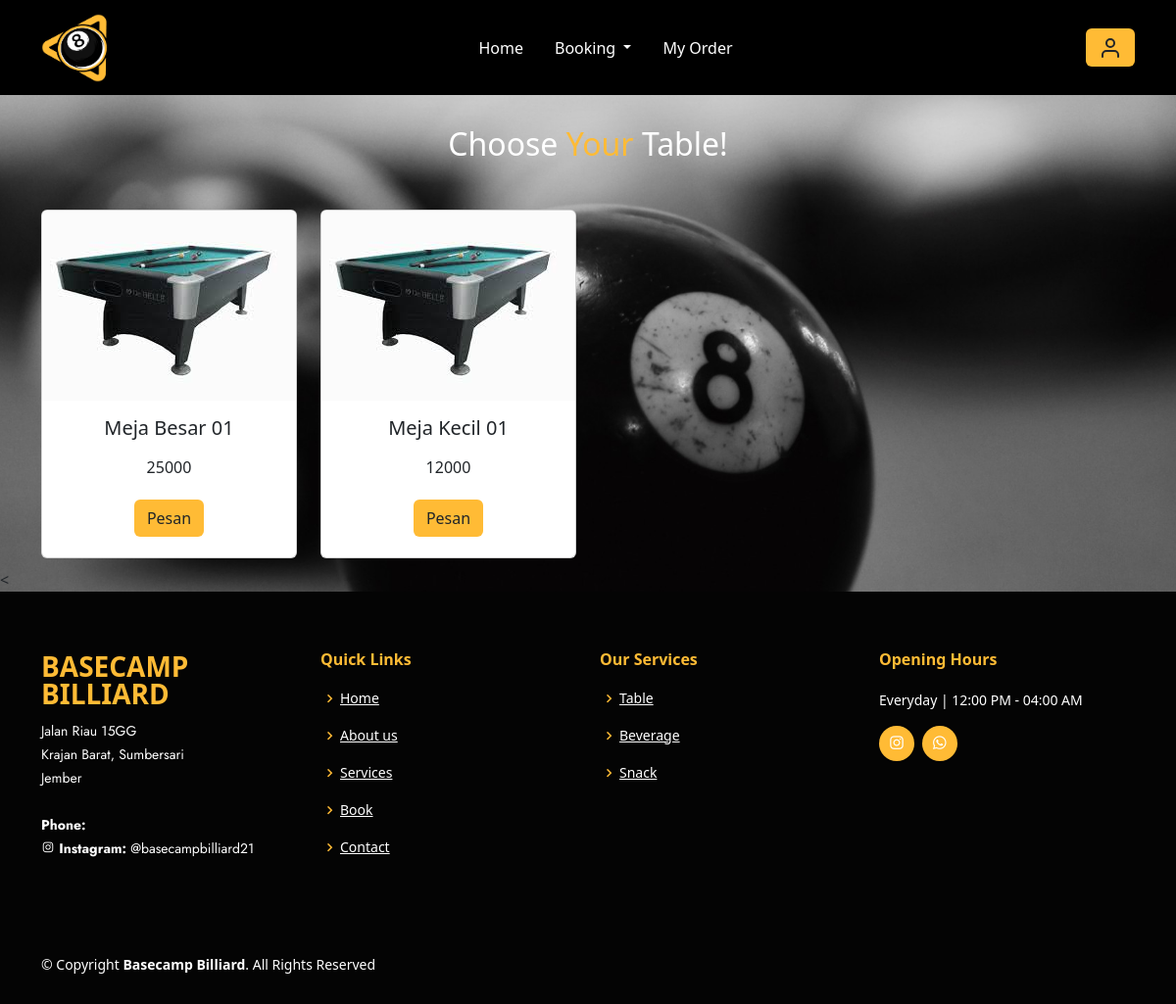
/user/lapangan.php (signed in), run on the app's committed database.
### tables this page shows
CREATE TABLE `lapangan` (
  `idlap` int(11) NOT NULL,
  `nm` varchar(35) NOT NULL,
  `ket` text NOT NULL,
  `harga` int(11) NOT NULL,
  `foto` text NOT NULL
);

### functions.php (called while the page is built, shortened)
<?php
$conn = mysqli_connect("localhost", "root", "", "db_futsal");
function query($query)
{
  global $conn;
  $result = mysqli_query($conn, $query);
  $rows = [];
  while ($row = mysqli_fetch_assoc($result)) {
    $rows[] = $row;
  }
  return $rows;
}
 ?>

### user/lapangan.php (the view, shortened to what this page needs)
<?php
require "../functions.php";
$lapangan = query("SELECT * FROM lapangan");
?>
<!doctype html>
<html lang="en">
<head>
  <link rel="stylesheet" href="../style.css">
  <link href="https://cdn.jsdelivr.net/npm/bootstrap@5.3.0-alpha3/dist/css/bootstrap.min.css" rel="stylesheet">
  <link rel="stylesheet" href="https://cdnjs.cloudflare.com/ajax/libs/font-awesome/6.0.0-beta3/css/all.min.css">
  <link href="../assets/vendor/boxicons/css/boxicons.min.css" rel="stylesheet">
</head>
<body style="background-color: #FFBB35">
  <div class="container ">
    <nav class="navbar fixed-top navbar-expand-lg" style="background-color: black;">
      <div class="container">
        <a class="navbar-brand" href="#">
          <img src="../assets/img/logo.png" alt="Logo" width="70" height="70" class="d-inline-block align-text-top">
        </a>
        <div class="collapse navbar-collapse" id="navbarSupportedContent">
          <ul class="navbar-nav mx-auto mb-2 mb-lg-0">
            <li class="nav-item">
              <a class="nav-link active text-white" aria-current="page" href="../indexuser.php">Home</a>
            </li>
            <li class="nav-item dropdown">
              <a class="nav-link dropdown-toggle text-white" href="#" role="button" data-bs-toggle="dropdown" aria-expanded="false">
                Booking
              </a>
            </li>
            <li class="nav-item">
              <a class="nav-link active text-white" aria-current="page" href="bayar.php">My Order</a>
            </li>
          </ul>
          <?php
          if (isset($_SESSION['id_user'])) {
            echo '<a href="user/profil.php" data-bs-toggle="modal" data-bs-target="#profilModal" class="btn btn-inti"><i data-feather="user"></i></a>';
          } else {
            echo '<a href="login.php" class="btn btn-inti" type="submit">Login</a>';
          }
          ?>
        </div>
      </div>
    </nav>
  </div>
  <section class="lapangan" id="lapangan">
    <div class="container">
      <main class="contain" data-aos="fade-right" data-aos-duration="1000">
        <h2 class="text-head"> Choose <span>Your</span> Table! </h2>
        <div class="row row-cols-1 row-cols-md-4">
          <?php foreach ($lapangan as $row) : ?>
            <div class="col" style="padding-bottom: 10px;">
              <div class="card">
                <img src="../img/<?= $row["foto"]; ?>" alt="gambar lapangan" class="card-img-top">
                <div class="card-body text-center">
                  <h5 class="card-title"><?= $row["nm"]; ?></h5>
                  <p class="card-price"><?= $row["harga"]; ?></p>
                  <button type="button" class="btn btn-inti" data-bs-toggle="modal" data-bs-target="#pesanModal<?= $row["idlap"]; ?>" onclick="handlePesanButtonClick(<?= $row["idlap"]; ?>)">Pesan</button>
                </div>
              </div>
            </div>
          <?php endforeach; ?>
        </div>
      </main>
    </div>
  </section>
  <
    <footer id="footer">
      <div class="footer-top">
        <div class="container">
          <div class="row">
            <div class="col-lg-3 col-md-6 footer-contact">
              <h3>BASECAMP BILLIARD</h3>
              <p>
                Jalan Riau 15GG <br>
                Krajan Barat, Sumbersari<br>
                Jember <br><br>
                <strong>Phone:</strong><br>
                <i class="bx bxl-instagram"></i>
                <strong>Instagram:</strong> @basecampbilliard21<br>
              </p>
            </div>
            <div class="col-lg-3 col-md-6 footer-links">
              <h4>Quick Links</h4>
              <ul>
                <li><i class="bx bx-chevron-right"></i> <a href="#hero">Home</a></li>
                <li><i class="bx bx-chevron-right"></i> <a href="#about">About us</a></li>
                <li><i class="bx bx-chevron-right"></i> <a href="#services">Services</a></li>
                <li><i class="bx bx-chevron-right"></i> <a href="#table">Book</a></li>
                <li><i class="bx bx-chevron-right"></i> <a href="#contact">Contact</a></li>
              </ul>
            </div>
            <div class="col-lg-3 col-md-6 footer-links">
              <h4>Our Services</h4>
              <ul>
                <li><i class="bx bx-chevron-right"></i> <a href="#table">Table</a></li>
                <li><i class="bx bx-chevron-right"></i> <a href="#fnb">Beverage</a></li>
                <li><i class="bx bx-chevron-right"></i> <a href="#fnb">Snack</a></li>
              </ul>
            </div>
            <div class="col-lg-3 col-md-6 footer-links">
              <h4>Opening Hours</h4>
              <p>Everyday | 12:00 PM - 04:00 AM </p>
              <div class="social-links mt-3">
                <a href="#" class="instagram"><i class="bx bxl-instagram"></i></a>
                <a href="#https://wa.me/6285704478791" class="google-plus"><i class="bx bxl-whatsapp"></i></a>
              </div>
            </div>
          </div>
        </div>
      </div>
      <div class="container footer-bottom clearfix">
        <div class="copyright">
          &copy; Copyright <strong><span>Basecamp Billiard</span></strong>. All Rights Reserved
        </div>
      </div>
    </footer>
</body>
</html>

### style.css (style rules this page uses)
body { justify-content: center; align-items: center; background: url('css/coba.jpg') no-repeat; background-size: cover; background-position: center; }
:root { --primary: #9cd203; --hover: #79a300; --bg: #eeeeee; }
.text-head { margin-top: 8rem; color: #fff; }
.btn-inti { background-color: #FFBB35 !important; }
.nav-item { margin: 3px !important; padding: 5px; }
.about h2, .pembayaran h2, .contact h2, .lapangan h2 { text-align: center; font-size: 2rem; margin-bottom: 3rem; }
.about h2 span, .pembayaran h2 span, .contact h2 span, .lapangan h2 span { color: #FFBB35; }
#footer { font-size: 14px; background: #040404; }
#footer .footer-top { padding: 60px 0 30px 0; background: #040404; }
#footer .footer-top .footer-contact { margin-bottom: 30px; }
#footer .footer-top .footer-contact h3 { font-size: 28px; margin: 0 0 10px 0; padding: 2px 0 2px 0; line-height: 1; text-transform: uppercase; font-weight: 600; color: #FFBB35; }
#footer .footer-top .footer-contact p { font-size: 14px; line-height: 24px; margin-bottom: 0; font-family: "Jost", sans-serif; color: #fff; }
#footer .footer-top h4 { font-size: 16px; font-weight: bold; color: #FFBB35; position: relative; padding-bottom: 12px; }
#footer .footer-top .footer-links { margin-bottom: 30px; color: #fff; }
#footer .footer-top .footer-links ul { list-style: none; padding: 0; margin: 0; }
#footer .footer-top .footer-links ul i { padding-right: 2px; color: #FFBB35; font-size: 18px; line-height: 1; }
#footer .footer-top .footer-links ul li { padding: 10px 0; display: flex; align-items: center; }
#footer .footer-top .footer-links ul li:first-child { padding-top: 0; }
#footer .footer-top .footer-links ul a { color: #fff; transition: 0.3s; display: inline-block; line-height: 1; }
#footer .footer-top .social-links a { font-size: 18px; display: inline-block; background: #FFBB35; color: #fff; line-height: 1; padding: 8px 0; margin-right: 4px; border-radius: 50%; text-align: center; width: 36px; height: 36px; transition: 0.3s; }
#footer .footer-bottom { padding-top: 30px; padding-bottom: 30px; color: #fff; }
#footer .copyright { float: left; }

### user/lapangan.php (style rules this page uses)
button { background-color: #0A0A0A; color: #fff; padding: 10px 10px; border: none; border-radius: 5px; cursor: pointer; margin: 5px; }

### data on the page
lapangan: foto (picture), nm "Meja Besar 01", harga "25000"
lapangan: foto (picture), nm "Meja Kecil 01", harga "12000"
